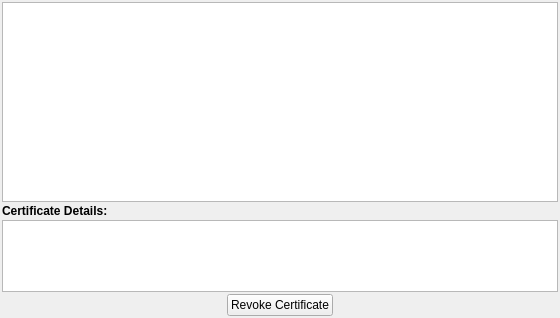
<?xml version="1.0" encoding="UTF-8"?>
<ui version="4.0">
 <class>page_ssl_auth_ui</class>
 <widget class="QWidget" name="page_ssl_auth_ui">
  <property name="geometry">
   <rect>
    <x>0</x>
    <y>0</y>
    <width>560</width>
    <height>318</height>
   </rect>
  </property>
  <property name="windowTitle">
   <string>Form</string>
  </property>
  <layout class="QVBoxLayout" name="verticalLayout_2">
   <property name="spacing">
    <number>2</number>
   </property>
   <property name="leftMargin">
    <number>2</number>
   </property>
   <property name="topMargin">
    <number>2</number>
   </property>
   <property name="rightMargin">
    <number>2</number>
   </property>
   <property name="bottomMargin">
    <number>2</number>
   </property>
   <item>
    <widget class="QTreeWidget" name="treeWidget">
     <property name="editTriggers">
      <set>QAbstractItemView::CurrentChanged|QAbstractItemView::EditKeyPressed</set>
     </property>
     <property name="showDropIndicator" stdset="0">
      <bool>false</bool>
     </property>
     <property name="sortingEnabled">
      <bool>true</bool>
     </property>
     <property name="animated">
      <bool>true</bool>
     </property>
     <property name="headerHidden">
      <bool>true</bool>
     </property>
     <property name="expandsOnDoubleClick">
      <bool>false</bool>
     </property>
     <column>
      <property name="text">
       <string notr="true">1</string>
      </property>
     </column>
    </widget>
   </item>
   <item>
    <layout class="QVBoxLayout" name="verticalLayout">
     <item>
      <widget class="QLabel" name="label">
       <property name="font">
        <font>
         <weight>75</weight>
         <bold>true</bold>
        </font>
       </property>
       <property name="text">
        <string>Certificate Details:</string>
       </property>
      </widget>
     </item>
     <item>
      <widget class="QTextBrowser" name="text_info">
       <property name="sizePolicy">
        <sizepolicy hsizetype="Expanding" vsizetype="Preferred">
         <horstretch>0</horstretch>
         <verstretch>0</verstretch>
        </sizepolicy>
       </property>
       <property name="sizeAdjustPolicy">
        <enum>QAbstractScrollArea::AdjustToContents</enum>
       </property>
      </widget>
     </item>
    </layout>
   </item>
   <item>
    <layout class="QHBoxLayout" name="horizontalLayout_2">
     <item>
      <spacer name="horizontalSpacer">
       <property name="orientation">
        <enum>Qt::Horizontal</enum>
       </property>
       <property name="sizeHint" stdset="0">
        <size>
         <width>40</width>
         <height>20</height>
        </size>
       </property>
      </spacer>
     </item>
     <item>
      <widget class="QPushButton" name="push_revoke">
       <property name="text">
        <string>Revoke Certificate</string>
       </property>
       <property name="icon">
        <iconset resource="../../icons/icons.qrc">
         <normaloff>:/icons/black/forbidden.svg</normaloff>:/icons/black/forbidden.svg</iconset>
       </property>
      </widget>
     </item>
     <item>
      <spacer name="horizontalSpacer_2">
       <property name="orientation">
        <enum>Qt::Horizontal</enum>
       </property>
       <property name="sizeHint" stdset="0">
        <size>
         <width>40</width>
         <height>20</height>
        </size>
       </property>
      </spacer>
     </item>
    </layout>
   </item>
  </layout>
 </widget>
 <resources>
  <include location="../../icons/icons.qrc"/>
 </resources>
 <connections/>
</ui>
